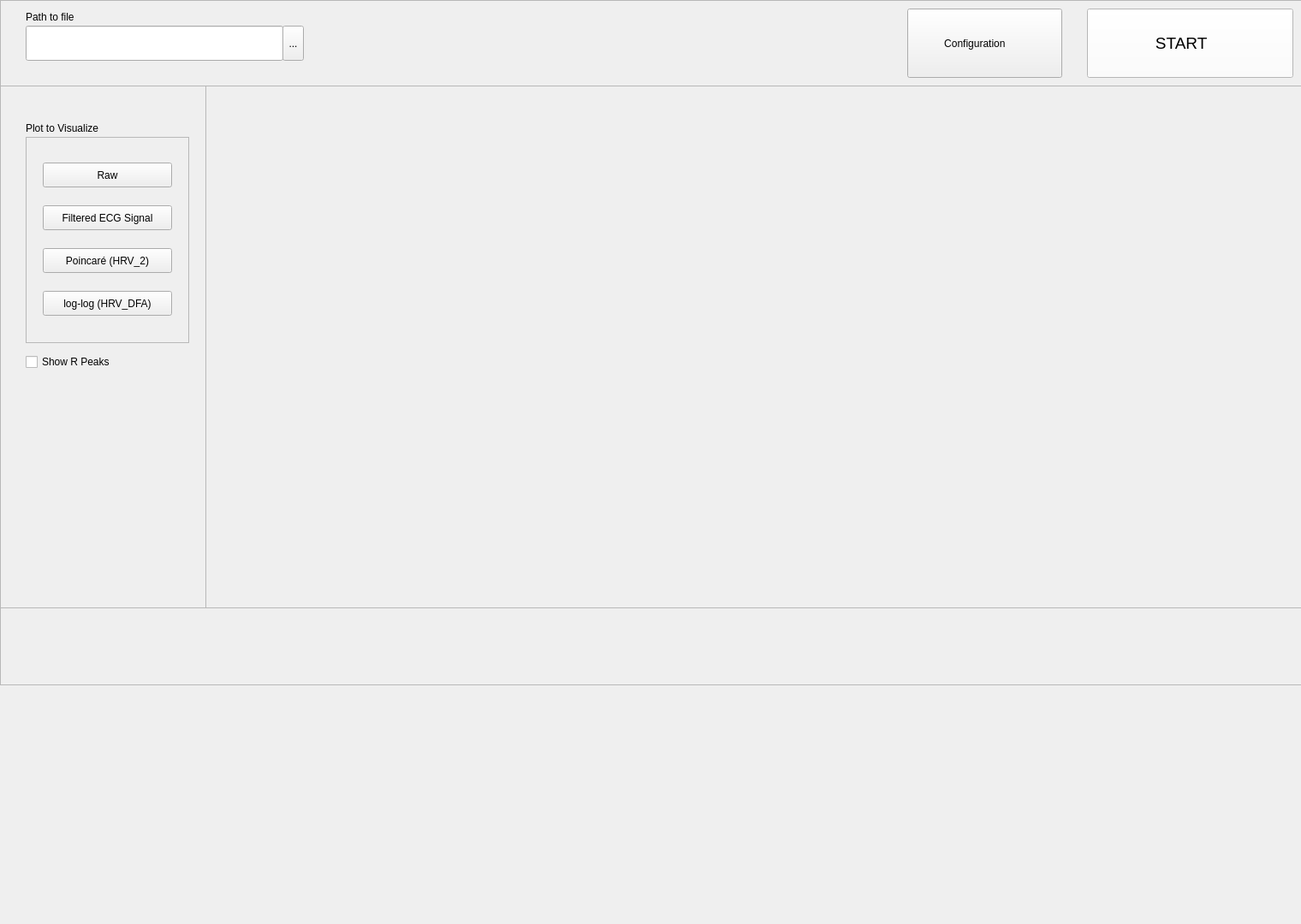
<?xml version="1.0" encoding="UTF-8"?>
<ui version="4.0">
 <class>MainWindow</class>
 <widget class="QMainWindow" name="MainWindow">
  <property name="geometry">
   <rect>
    <x>0</x>
    <y>0</y>
    <width>1520</width>
    <height>1080</height>
   </rect>
  </property>
  <property name="windowTitle">
   <string>MainWindow</string>
  </property>
  <widget class="QWidget" name="centralwidget">
   <widget class="QFrame" name="topbar">
    <property name="geometry">
     <rect>
      <x>0</x>
      <y>0</y>
      <width>1921</width>
      <height>101</height>
     </rect>
    </property>
    <property name="frameShape">
     <enum>QFrame::Shape::StyledPanel</enum>
    </property>
    <property name="frameShadow">
     <enum>QFrame::Shadow::Raised</enum>
    </property>
    <widget class="QPushButton" name="START">
     <property name="geometry">
      <rect>
       <x>1270</x>
       <y>10</y>
       <width>241</width>
       <height>81</height>
      </rect>
     </property>
     <property name="palette">
      <palette>
       <active>
        <colorrole role="WindowText">
         <brush brushstyle="SolidPattern">
          <color alpha="255">
           <red>0</red>
           <green>0</green>
           <blue>0</blue>
          </color>
         </brush>
        </colorrole>
        <colorrole role="Button">
         <brush brushstyle="SolidPattern">
          <color alpha="255">
           <red>255</red>
           <green>255</green>
           <blue>255</blue>
          </color>
         </brush>
        </colorrole>
        <colorrole role="Light">
         <brush brushstyle="SolidPattern">
          <color alpha="255">
           <red>255</red>
           <green>255</green>
           <blue>255</blue>
          </color>
         </brush>
        </colorrole>
        <colorrole role="Midlight">
         <brush brushstyle="SolidPattern">
          <color alpha="255">
           <red>255</red>
           <green>255</green>
           <blue>255</blue>
          </color>
         </brush>
        </colorrole>
        <colorrole role="Dark">
         <brush brushstyle="SolidPattern">
          <color alpha="255">
           <red>127</red>
           <green>127</green>
           <blue>127</blue>
          </color>
         </brush>
        </colorrole>
        <colorrole role="Mid">
         <brush brushstyle="SolidPattern">
          <color alpha="255">
           <red>170</red>
           <green>170</green>
           <blue>170</blue>
          </color>
         </brush>
        </colorrole>
        <colorrole role="Text">
         <brush brushstyle="SolidPattern">
          <color alpha="255">
           <red>0</red>
           <green>0</green>
           <blue>0</blue>
          </color>
         </brush>
        </colorrole>
        <colorrole role="BrightText">
         <brush brushstyle="SolidPattern">
          <color alpha="255">
           <red>255</red>
           <green>255</green>
           <blue>255</blue>
          </color>
         </brush>
        </colorrole>
        <colorrole role="ButtonText">
         <brush brushstyle="SolidPattern">
          <color alpha="255">
           <red>0</red>
           <green>0</green>
           <blue>0</blue>
          </color>
         </brush>
        </colorrole>
        <colorrole role="Base">
         <brush brushstyle="SolidPattern">
          <color alpha="255">
           <red>255</red>
           <green>255</green>
           <blue>255</blue>
          </color>
         </brush>
        </colorrole>
        <colorrole role="Window">
         <brush brushstyle="SolidPattern">
          <color alpha="255">
           <red>255</red>
           <green>255</green>
           <blue>255</blue>
          </color>
         </brush>
        </colorrole>
        <colorrole role="Shadow">
         <brush brushstyle="SolidPattern">
          <color alpha="255">
           <red>0</red>
           <green>0</green>
           <blue>0</blue>
          </color>
         </brush>
        </colorrole>
        <colorrole role="AlternateBase">
         <brush brushstyle="SolidPattern">
          <color alpha="255">
           <red>255</red>
           <green>255</green>
           <blue>255</blue>
          </color>
         </brush>
        </colorrole>
        <colorrole role="ToolTipBase">
         <brush brushstyle="SolidPattern">
          <color alpha="255">
           <red>255</red>
           <green>255</green>
           <blue>220</blue>
          </color>
         </brush>
        </colorrole>
        <colorrole role="ToolTipText">
         <brush brushstyle="SolidPattern">
          <color alpha="255">
           <red>0</red>
           <green>0</green>
           <blue>0</blue>
          </color>
         </brush>
        </colorrole>
        <colorrole role="PlaceholderText">
         <brush brushstyle="SolidPattern">
          <color alpha="127">
           <red>0</red>
           <green>0</green>
           <blue>0</blue>
          </color>
         </brush>
        </colorrole>
        <colorrole role="Accent">
         <brush brushstyle="SolidPattern">
          <color alpha="255">
           <red>255</red>
           <green>255</green>
           <blue>255</blue>
          </color>
         </brush>
        </colorrole>
       </active>
       <inactive>
        <colorrole role="WindowText">
         <brush brushstyle="SolidPattern">
          <color alpha="255">
           <red>0</red>
           <green>0</green>
           <blue>0</blue>
          </color>
         </brush>
        </colorrole>
        <colorrole role="Button">
         <brush brushstyle="SolidPattern">
          <color alpha="255">
           <red>255</red>
           <green>255</green>
           <blue>255</blue>
          </color>
         </brush>
        </colorrole>
        <colorrole role="Light">
         <brush brushstyle="SolidPattern">
          <color alpha="255">
           <red>255</red>
           <green>255</green>
           <blue>255</blue>
          </color>
         </brush>
        </colorrole>
        <colorrole role="Midlight">
         <brush brushstyle="SolidPattern">
          <color alpha="255">
           <red>255</red>
           <green>255</green>
           <blue>255</blue>
          </color>
         </brush>
        </colorrole>
        <colorrole role="Dark">
         <brush brushstyle="SolidPattern">
          <color alpha="255">
           <red>127</red>
           <green>127</green>
           <blue>127</blue>
          </color>
         </brush>
        </colorrole>
        <colorrole role="Mid">
         <brush brushstyle="SolidPattern">
          <color alpha="255">
           <red>170</red>
           <green>170</green>
           <blue>170</blue>
          </color>
         </brush>
        </colorrole>
        <colorrole role="Text">
         <brush brushstyle="SolidPattern">
          <color alpha="255">
           <red>0</red>
           <green>0</green>
           <blue>0</blue>
          </color>
         </brush>
        </colorrole>
        <colorrole role="BrightText">
         <brush brushstyle="SolidPattern">
          <color alpha="255">
           <red>255</red>
           <green>255</green>
           <blue>255</blue>
          </color>
         </brush>
        </colorrole>
        <colorrole role="ButtonText">
         <brush brushstyle="SolidPattern">
          <color alpha="255">
           <red>0</red>
           <green>0</green>
           <blue>0</blue>
          </color>
         </brush>
        </colorrole>
        <colorrole role="Base">
         <brush brushstyle="SolidPattern">
          <color alpha="255">
           <red>255</red>
           <green>255</green>
           <blue>255</blue>
          </color>
         </brush>
        </colorrole>
        <colorrole role="Window">
         <brush brushstyle="SolidPattern">
          <color alpha="255">
           <red>255</red>
           <green>255</green>
           <blue>255</blue>
          </color>
         </brush>
        </colorrole>
        <colorrole role="Shadow">
         <brush brushstyle="SolidPattern">
          <color alpha="255">
           <red>0</red>
           <green>0</green>
           <blue>0</blue>
          </color>
         </brush>
        </colorrole>
        <colorrole role="AlternateBase">
         <brush brushstyle="SolidPattern">
          <color alpha="255">
           <red>255</red>
           <green>255</green>
           <blue>255</blue>
          </color>
         </brush>
        </colorrole>
        <colorrole role="ToolTipBase">
         <brush brushstyle="SolidPattern">
          <color alpha="255">
           <red>255</red>
           <green>255</green>
           <blue>220</blue>
          </color>
         </brush>
        </colorrole>
        <colorrole role="ToolTipText">
         <brush brushstyle="SolidPattern">
          <color alpha="255">
           <red>0</red>
           <green>0</green>
           <blue>0</blue>
          </color>
         </brush>
        </colorrole>
        <colorrole role="PlaceholderText">
         <brush brushstyle="SolidPattern">
          <color alpha="127">
           <red>0</red>
           <green>0</green>
           <blue>0</blue>
          </color>
         </brush>
        </colorrole>
        <colorrole role="Accent">
         <brush brushstyle="SolidPattern">
          <color alpha="255">
           <red>255</red>
           <green>255</green>
           <blue>255</blue>
          </color>
         </brush>
        </colorrole>
       </inactive>
       <disabled>
        <colorrole role="WindowText">
         <brush brushstyle="SolidPattern">
          <color alpha="255">
           <red>127</red>
           <green>127</green>
           <blue>127</blue>
          </color>
         </brush>
        </colorrole>
        <colorrole role="Button">
         <brush brushstyle="SolidPattern">
          <color alpha="255">
           <red>255</red>
           <green>255</green>
           <blue>255</blue>
          </color>
         </brush>
        </colorrole>
        <colorrole role="Light">
         <brush brushstyle="SolidPattern">
          <color alpha="255">
           <red>255</red>
           <green>255</green>
           <blue>255</blue>
          </color>
         </brush>
        </colorrole>
        <colorrole role="Midlight">
         <brush brushstyle="SolidPattern">
          <color alpha="255">
           <red>255</red>
           <green>255</green>
           <blue>255</blue>
          </color>
         </brush>
        </colorrole>
        <colorrole role="Dark">
         <brush brushstyle="SolidPattern">
          <color alpha="255">
           <red>127</red>
           <green>127</green>
           <blue>127</blue>
          </color>
         </brush>
        </colorrole>
        <colorrole role="Mid">
         <brush brushstyle="SolidPattern">
          <color alpha="255">
           <red>170</red>
           <green>170</green>
           <blue>170</blue>
          </color>
         </brush>
        </colorrole>
        <colorrole role="Text">
         <brush brushstyle="SolidPattern">
          <color alpha="255">
           <red>127</red>
           <green>127</green>
           <blue>127</blue>
          </color>
         </brush>
        </colorrole>
        <colorrole role="BrightText">
         <brush brushstyle="SolidPattern">
          <color alpha="255">
           <red>255</red>
           <green>255</green>
           <blue>255</blue>
          </color>
         </brush>
        </colorrole>
        <colorrole role="ButtonText">
         <brush brushstyle="SolidPattern">
          <color alpha="255">
           <red>127</red>
           <green>127</green>
           <blue>127</blue>
          </color>
         </brush>
        </colorrole>
        <colorrole role="Base">
         <brush brushstyle="SolidPattern">
          <color alpha="255">
           <red>255</red>
           <green>255</green>
           <blue>255</blue>
          </color>
         </brush>
        </colorrole>
        <colorrole role="Window">
         <brush brushstyle="SolidPattern">
          <color alpha="255">
           <red>255</red>
           <green>255</green>
           <blue>255</blue>
          </color>
         </brush>
        </colorrole>
        <colorrole role="Shadow">
         <brush brushstyle="SolidPattern">
          <color alpha="255">
           <red>0</red>
           <green>0</green>
           <blue>0</blue>
          </color>
         </brush>
        </colorrole>
        <colorrole role="AlternateBase">
         <brush brushstyle="SolidPattern">
          <color alpha="255">
           <red>255</red>
           <green>255</green>
           <blue>255</blue>
          </color>
         </brush>
        </colorrole>
        <colorrole role="ToolTipBase">
         <brush brushstyle="SolidPattern">
          <color alpha="255">
           <red>255</red>
           <green>255</green>
           <blue>220</blue>
          </color>
         </brush>
        </colorrole>
        <colorrole role="ToolTipText">
         <brush brushstyle="SolidPattern">
          <color alpha="255">
           <red>0</red>
           <green>0</green>
           <blue>0</blue>
          </color>
         </brush>
        </colorrole>
        <colorrole role="PlaceholderText">
         <brush brushstyle="SolidPattern">
          <color alpha="127">
           <red>127</red>
           <green>127</green>
           <blue>127</blue>
          </color>
         </brush>
        </colorrole>
        <colorrole role="Accent">
         <brush brushstyle="SolidPattern">
          <color alpha="255">
           <red>255</red>
           <green>255</green>
           <blue>255</blue>
          </color>
         </brush>
        </colorrole>
       </disabled>
      </palette>
     </property>
     <property name="font">
      <font>
       <pointsize>14</pointsize>
      </font>
     </property>
     <property name="text">
      <string>START    </string>
     </property>
     <property name="iconSize">
      <size>
       <width>50</width>
       <height>50</height>
      </size>
     </property>
    </widget>
    <widget class="QToolButton" name="btnPath">
     <property name="geometry">
      <rect>
       <x>330</x>
       <y>30</y>
       <width>25</width>
       <height>41</height>
      </rect>
     </property>
     <property name="text">
      <string>...</string>
     </property>
    </widget>
    <widget class="QLabel" name="label">
     <property name="geometry">
      <rect>
       <x>30</x>
       <y>10</y>
       <width>81</width>
       <height>20</height>
      </rect>
     </property>
     <property name="text">
      <string>Path to file</string>
     </property>
    </widget>
    <widget class="QLineEdit" name="linePath">
     <property name="enabled">
      <bool>true</bool>
     </property>
     <property name="geometry">
      <rect>
       <x>30</x>
       <y>30</y>
       <width>301</width>
       <height>41</height>
      </rect>
     </property>
     <property name="acceptDrops">
      <bool>false</bool>
     </property>
     <property name="readOnly">
      <bool>true</bool>
     </property>
    </widget>
    <widget class="QPushButton" name="Config">
     <property name="geometry">
      <rect>
       <x>1060</x>
       <y>10</y>
       <width>181</width>
       <height>81</height>
      </rect>
     </property>
     <property name="text">
      <string>Configuration       </string>
     </property>
     <property name="iconSize">
      <size>
       <width>50</width>
       <height>50</height>
      </size>
     </property>
    </widget>
   </widget>
   <widget class="QFrame" name="frame_4">
    <property name="geometry">
     <rect>
      <x>0</x>
      <y>100</y>
      <width>241</width>
      <height>611</height>
     </rect>
    </property>
    <property name="frameShape">
     <enum>QFrame::Shape::StyledPanel</enum>
    </property>
    <property name="frameShadow">
     <enum>QFrame::Shadow::Raised</enum>
    </property>
    <widget class="QCheckBox" name="checkBoxRP">
     <property name="geometry">
      <rect>
       <x>30</x>
       <y>310</y>
       <width>121</width>
       <height>26</height>
      </rect>
     </property>
     <property name="text">
      <string>Show R Peaks</string>
     </property>
    </widget>
    <widget class="QLabel" name="label_2">
     <property name="geometry">
      <rect>
       <x>30</x>
       <y>40</y>
       <width>111</width>
       <height>20</height>
      </rect>
     </property>
     <property name="text">
      <string>Plot to Visualize</string>
     </property>
    </widget>
    <widget class="QFrame" name="frame">
     <property name="geometry">
      <rect>
       <x>30</x>
       <y>60</y>
       <width>191</width>
       <height>241</height>
      </rect>
     </property>
     <property name="frameShape">
      <enum>QFrame::Shape::StyledPanel</enum>
     </property>
     <property name="frameShadow">
      <enum>QFrame::Shadow::Raised</enum>
     </property>
     <widget class="QPushButton" name="btnFECG">
      <property name="geometry">
       <rect>
        <x>20</x>
        <y>80</y>
        <width>151</width>
        <height>29</height>
       </rect>
      </property>
      <property name="text">
       <string>Filtered ECG Signal</string>
      </property>
     </widget>
     <widget class="QPushButton" name="btnHRV2">
      <property name="geometry">
       <rect>
        <x>20</x>
        <y>130</y>
        <width>151</width>
        <height>29</height>
       </rect>
      </property>
      <property name="text">
       <string>Poincaré (HRV_2)</string>
      </property>
     </widget>
     <widget class="QPushButton" name="btnHRV_DFA">
      <property name="geometry">
       <rect>
        <x>20</x>
        <y>180</y>
        <width>151</width>
        <height>29</height>
       </rect>
      </property>
      <property name="text">
       <string>log-log (HRV_DFA)</string>
      </property>
     </widget>
     <widget class="QPushButton" name="btnRaw">
      <property name="geometry">
       <rect>
        <x>20</x>
        <y>30</y>
        <width>151</width>
        <height>29</height>
       </rect>
      </property>
      <property name="text">
       <string>Raw</string>
      </property>
     </widget>
    </widget>
   </widget>
   <widget class="QFrame" name="frame_5">
    <property name="geometry">
     <rect>
      <x>0</x>
      <y>710</y>
      <width>1551</width>
      <height>91</height>
     </rect>
    </property>
    <property name="frameShape">
     <enum>QFrame::Shape::StyledPanel</enum>
    </property>
    <property name="frameShadow">
     <enum>QFrame::Shadow::Raised</enum>
    </property>
   </widget>
  </widget>
 </widget>
 <resources/>
 <connections/>
</ui>
